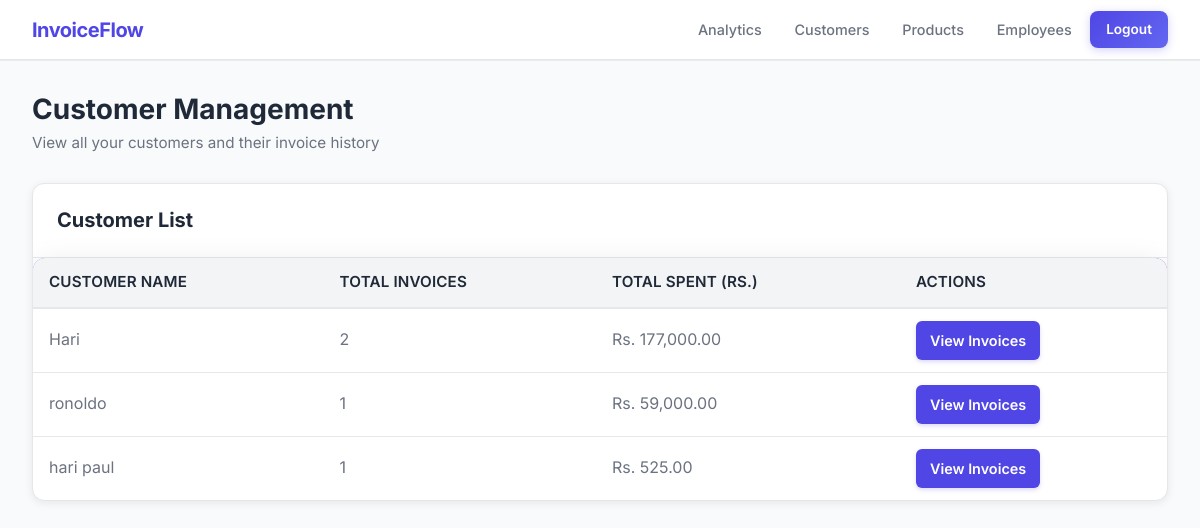
Page /admin/customers (signed in) on the committed database.
### tables this page shows
CREATE TABLE invoices (
            id INTEGER PRIMARY KEY AUTOINCREMENT,
            customer_id INTEGER,
            product_id INTEGER,
            customer TEXT NOT NULL,
            product TEXT NOT NULL,
            quantity INTEGER NOT NULL,
            price REAL NOT NULL,
            total REAL NOT NULL,
            date TEXT NOT NULL,
            created_by TEXT, customer_email TEXT DEFAULT "", customer_address TEXT DEFAULT "", gst_rate REAL DEFAULT 0.18, gst_amount REAL DEFAULT 0, last_updated TEXT DEFAULT '',
            FOREIGN KEY (customer_id) REFERENCES users (id),
            FOREIGN KEY (product_id) REFERENCES products (id)
        );

### admin_routes.py (the view)
@admin_bp.route('/admin/customers')
@app.require_role('admin')
def admin_customers():
    conn = app.get_db_connection()
    customers = conn.execute('''
        SELECT customer, COUNT(*) as invoice_count, SUM(total) as total_spent
        FROM invoices
        GROUP BY customer
        ORDER BY total_spent DESC
    ''').fetchall()
    conn.close()
    return render_template('admin/customers.html', customers=customers)

### app.py (called while the page is built, shortened)
def get_db_connection():
    connection = sqlite3.connect(DATABASE)
    connection.row_factory = sqlite3.Row
    return connection

def require_role(*roles):
    def decorator(f):
        @wraps(f)
        def decorated_function(*args, **kwargs):
            user_role = session.get('role')
            return f(*args, **kwargs)
        return decorated_function
    return decorator

### templates/admin/customers.html
{% extends "base.html" %}
{% block content %}
<div class="dashboard-header">
    <h1>Customer Management</h1>
    <p>View all your customers and their invoice history</p>
</div>
<div class="table-container">
    <div class="table-header">
        <h2>Customer List</h2>
    </div>
    {% if customers %}
    <table class="table">
        <thead>
            <tr>
                <th>CUSTOMER NAME</th>
                <th>TOTAL INVOICES</th>
                <th>TOTAL SPENT (RS.)</th>
                <th>ACTIONS</th>
            </tr>
        </thead>
        <tbody>
            {% for customer in customers %}
            <tr>
                <td>{{ customer.customer }}</td>
                <td>{{ customer.invoice_count }}</td>
                <td>Rs. {{ "{:,.2f}".format(customer.total_spent) }}</td>
                <td>
                    <a href="{{ url_for('admin_customer_invoices', customer=customer.customer) }}"
                       class="btn btn-primary btn-sm">
                        View Invoices
                    </a>
                </td>
            </tr>
            {% endfor %}
        </tbody>
    </table>
    {% else %}
    <div style="padding: 2rem; text-align: center; color: var(--text-secondary);">
        <p>No customers found yet. Create an invoice to add customers.</p>
    </div>
    {% endif %}
</div>
{% endblock %}

### static/style.css (style rules this page uses)
:root { --bg-primary: #f8fafc; --bg-secondary: #ffffff; --primary-color: #4f46e5; --primary-hover: #4338ca; --secondary-color: #6366f1; --text-primary: #1f2937; --text-secondary: #6b7280; --text-light: #9ca3af; --border-color: #e5e7eb; --border-light: #f3f4f6; --success-color: #10b981; --danger-color: #ef4444; --warning-color: #f59e0b; --card-shadow: 0 2px 8px rgba(0,0,0,0.08); --card-shadow-hover: 0 4px 16px rgba(0, 0, 0, 0.12); --radius: 10px; }
* { box-sizing: border-box; margin: 0; padding: 0; }
html { scroll-behavior: smooth; }
body { font-family: 'Inter', -apple-system, BlinkMacSystemFont, 'Segoe UI', sans-serif; background-color: var(--bg-primary); color: var(--text-primary); min-height: 100vh; line-height: 1.6; -webkit-font-smoothing: antialiased; }
.dashboard-header { margin-bottom: 1.75rem; }
.dashboard-header h1 { font-size: 1.75rem; font-weight: 700; color: var(--text-primary); margin-bottom: 0.25rem; }
.dashboard-header p { color: var(--text-secondary); font-size: 0.95rem; }
.table-container { background: var(--bg-secondary); border-radius: 12px; border: 1px solid var(--border-color); overflow: hidden; box-shadow: var(--card-shadow); margin-bottom: 2rem; }
.table-header { padding: 1.5rem; border-bottom: 1px solid var(--border-color); display: flex; justify-content: space-between; align-items: center; }
.table-header h2 { margin: 0; font-size: 1.25rem; color: var(--text-primary); }
table { width: 100%; border-collapse: collapse; text-align: left; }
thead { background-color: var(--bg-primary); border-bottom: 2px solid var(--border-color); }
th { padding: 1rem 1.5rem; font-weight: 600; color: var(--text-primary); font-size: 0.9rem; text-transform: uppercase; letter-spacing: 0.5px; }
td { padding: 1rem 1.5rem; border-bottom: 1px solid var(--border-light); color: var(--text-secondary); }
tbody tr { transition: background-color 0.2s ease; }
tbody tr:last-child td { border-bottom: none; }
.table-header { align-items: center; }
table { width: 100%; border-collapse: collapse; min-width: 720px; border-radius: 12px; overflow: hidden; box-shadow: 0 8px 32px rgba(0, 0, 0, 0.1); }
thead { background: linear-gradient(135deg, #667eea 0%, #764ba2 100%); color: white; }
th, td { padding: 16px 14px; text-align: left; border-bottom: 1px solid rgba(255, 255, 255, 0.1); color: #334155; }
th { font-size: 0.95rem; letter-spacing: 0.01em; font-weight: 600; }
tbody tr:nth-child(even) { background: rgba(255, 255, 255, 0.05); }
tbody tr:nth-child(odd) { background: rgba(255, 255, 255, 0.02); }
h1, h2, h3, h4 { font-family: 'Inter', -apple-system, sans-serif; font-weight: 700; line-height: 1.25; color: var(--text-primary); }
h2 { font-size: 1.5rem; margin-bottom: 1rem; }
* { font-family: 'Inter', -apple-system, BlinkMacSystemFont, 'Segoe UI', sans-serif; }
h1, h2 { margin-bottom: 10px; font-weight: 700; color: var(--text-primary); }
table { width: 100%; border-collapse: collapse; }
th { text-align: left; padding: 12px 16px; background: #f3f4f6; font-weight: 600; color: var(--text-primary); border-bottom: 1px solid var(--border-color); }
td { padding: 12px 16px; border-bottom: 1px solid #e5e7eb; color: var(--text-secondary); }
.btn { padding: 8px 14px; border-radius: 6px; border: none; cursor: pointer; font-size: 0.9rem; font-weight: 600; display: inline-flex; align-items: center; justify-content: center; gap: 6px; transition: all 0.18s ease; text-decoration: none; }
.btn-primary { background: #4f46e5; color: white !important; box-shadow: 0 2px 4px rgba(79, 70, 229, 0.2); }

### rows in the picture
invoices: customer "ronoldo", invoice_count "1", total_spent "59,000.00"

### other values in the picture
{{ customer.customer }} "Hari" "hari paul"
{{ customer.invoice_count }} "2" "1"
{{ "{:,.2f}".format(customer.total_spent) }} "177,000.00" "525.00"
